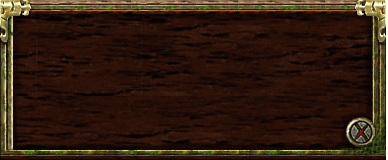
#> input picture client/src/ivboard.png, 388 x 160 px
$ python -i gif2emoji_convert.py   (imports and definitions only)
#> lines starting #> are read from the running program, lines starting #| are printed output that depends on the picture; after the words box and inside, x2 and y2 are one past the last pixel; in counts of white or black regions, pixels touching at a corner belong together
import os
import sys
import math
import glob
import subprocess
import statistics
from PIL import Image


def clearFrameWhiteBorder(mergedFileName):
#> called with mergedFileName = '../../../client/src/ivboard.png'
    if not os.path.exists(mergedFileName):
        raise ValueError("%s doesn't exists" % mergedFileName)

    img = Image.open(mergedFileName, 'r')
#> img is the input picture: PIL image 388x160 P; mean R, G, B, A 48.8, 29, 14.8, 253.7
    if img.mode in ('RGBA', 'LA') or (img.mode == 'P' and 'transparency' in img.info):
        img = img.convert('RGBA')
        r, g, b, a = img.split()
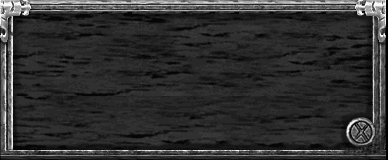
#> r: PIL image 388x160 L; min 0, max 248, mean 48.8
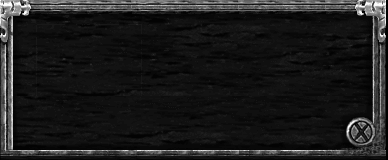
#> g: PIL image 388x160 L; min 0, max 252, mean 29
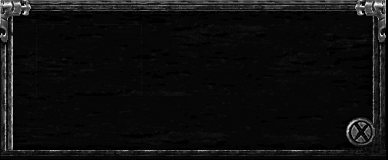
#> b: PIL image 388x160 L; min 0, max 246, mean 14.8
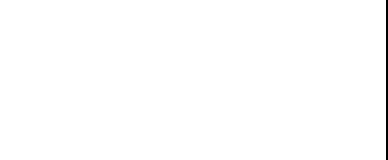
#> a: PIL image 388x160 L; 99.5% white; 1 black region, box (x1, y1, x2, y2) and area: (386, 0, 388, 160) 320

        alphaThreshold0 = 100
        alphaThreshold1 = 200

        # create edge mask binary image
        # I noticed fortunately the white border is always 1-pixel width
        edgeMask = Image.new('1', img.size, 0)
#> edgeMask: PIL image 388x160 1; every value is 0
        for y in range(img.size[1]):
            for x in range(img.size[0]):
                if a.getpixel((x, y)) > alphaThreshold1:
                    for dy in [-1, 0, 1]:
                        for dx in [-1, 0, 1]:
                            if x + dx >= 0 and x + dx < img.size[0] and y + dy >= 0 and y + dy < img.size[1] and a.getpixel((x + dx, y + dy)) < alphaThreshold0:
                                edgeMask.putpixel((x, y), 1)
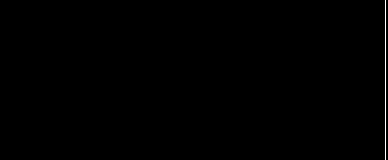
#> edgeMask: PIL image 388x160 1; 0.26% white in thin lines or dots, all inside (x1, y1, x2, y2) = (385, 0, 386, 160)

        # this loops changes the color/alpha pixel on edge
        # after this the ``a" is not 0/255 binary
        aOrig = a.copy()
        for y in range(img.size[1]):
            for x in range(img.size[0]):
                if a.getpixel((x, y)) < alphaThreshold0:
                    r.putpixel((x, y), 0)
                    g.putpixel((x, y), 0)
                    b.putpixel((x, y), 0)

                if edgeMask.getpixel((x, y)) == 1:
                    if r.getpixel((x, y)) + g.getpixel((x, y)) + b.getpixel((x, y)) > 230 * 3:
                        r.putpixel((x, y), 5)
                        g.putpixel((x, y), 5)
                        b.putpixel((x, y), 5)
                        a.putpixel((x, y), 5)

        # create a stepping alpha channel
        # original alpha channel is either 0 or 255, this makes the sharp edge
        aAvg = a.copy()
        for y in range(img.size[1]):
            for x in range(img.size[0]):
                sum = 0
                sumFull = 0
                for dy in [-1, 0, 1]:
                    for dx in [-1, 0, 1]:
                        if x + dx >= 0 and x + dx < img.size[0] and y + dy >= 0 and y + dy < img.size[1]:
                            sum = sum + a.getpixel((x + dx, y + dy))
                            sumFull = sumFull + 255

                sum = sum + a.getpixel((x, y)) * 2
                sumFull = sumFull + 255 * 2

                aAvg.putpixel((x, y), min(255, round(255 * sum / sumFull)))

        for y in range(img.size[1]):
            for x in range(img.size[0]):
                img.putpixel((x, y), (r.getpixel((x, y)), g.getpixel((x, y)), b.getpixel((x, y)), aAvg.getpixel((x, y))))
#> img: PIL image 388x160 RGBA


        # still need to make alpha channel
        # i.e. classic/034.gif

        # guess the blending using alpha blend:
        #
        #       dstRGB = srcRGB * srcA + dstRGB * (1 - srcA)
        #
        # here the left dstRGB is what we can get from the loaded image
        # we need to guess dstRGB on right side and srcA to estimate the srcRGB, looks not very useful

        guess_origDstR = 253
        guess_origDstG = 253
        guess_origDstB = 253
        guess_origSrcA = 0.8

        for y in range(img.size[1]):
            for x in range(img.size[0]):
                if aOrig.getpixel((x, y)) > alphaThreshold1:
                    srcR = min(255, round((r.getpixel((x, y)) - guess_origDstR * (1.0 - guess_origSrcA)) / guess_origSrcA))
                    srcG = min(255, round((g.getpixel((x, y)) - guess_origDstG * (1.0 - guess_origSrcA)) / guess_origSrcA))
                    srcB = min(255, round((b.getpixel((x, y)) - guess_origDstB * (1.0 - guess_origSrcA)) / guess_origSrcA))

                    img.putpixel((x, y), (srcR, srcG, srcB, aAvg.getpixel((x, y))))
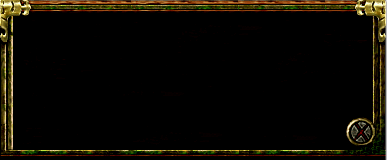
#> img: PIL image 388x160 RGBA; mean R, G, B, A 13.8, 10.8, 3.9, 253.7; transparent parts drawn white

        img.save(mergedFileName)


# [146 lines left out: functions getFPS, simpleMerge, mergeFrames, doConvert, doConvertDir, main, not called in this run]


# [2 lines not run here, left out]

>>> result = clearFrameWhiteBorder('../../../client/src/ivboard.png')
